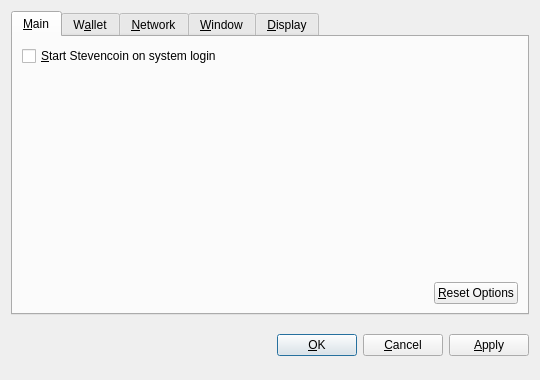
<?xml version="1.0" encoding="UTF-8"?>
<ui version="4.0">
 <class>OptionsDialog</class>
 <widget class="QDialog" name="OptionsDialog">
  <property name="geometry">
   <rect>
    <x>0</x>
    <y>0</y>
    <width>540</width>
    <height>380</height>
   </rect>
  </property>
  <property name="windowTitle">
   <string>Options</string>
  </property>
  <property name="modal">
   <bool>true</bool>
  </property>
  <layout class="QVBoxLayout" name="verticalLayout">
   <item>
    <widget class="QTabWidget" name="tabWidget">
     <property name="tabPosition">
      <enum>QTabWidget::North</enum>
     </property>
     <property name="currentIndex">
      <number>0</number>
     </property>
     <widget class="QWidget" name="tabMain">
      <attribute name="title">
       <string>&amp;Main</string>
      </attribute>
      <layout class="QVBoxLayout" name="verticalLayout_Main">
       <item>
        <widget class="QCheckBox" name="bitcoinAtStartup">
         <property name="toolTip">
          <string>Automatically start Stevencoin after logging in to the system.</string>
         </property>
         <property name="text">
          <string>&amp;Start Stevencoin on system login</string>
         </property>
        </widget>
       </item>
       <item>
        <spacer name="verticalSpacer_Main">
         <property name="orientation">
          <enum>Qt::Vertical</enum>
         </property>
         <property name="sizeHint" stdset="0">
          <size>
           <width>20</width>
           <height>40</height>
          </size>
         </property>
        </spacer>
       </item>
       <item>
        <layout class="QHBoxLayout" name="horizontalLayout_2_Main">
         <item>
          <spacer name="horizontalSpacer_2_Main">
           <property name="orientation">
            <enum>Qt::Horizontal</enum>
           </property>
           <property name="sizeHint" stdset="0">
            <size>
             <width>40</width>
             <height>20</height>
            </size>
           </property>
          </spacer>
         </item>
         <item>
          <widget class="QPushButton" name="resetButton">
           <property name="toolTip">
            <string>Reset all client options to default.</string>
           </property>
           <property name="text">
            <string>&amp;Reset Options</string>
           </property>
           <property name="autoDefault">
            <bool>false</bool>
           </property>
          </widget>
         </item>
        </layout>
       </item>
      </layout>
     </widget>
     <widget class="QWidget" name="tabWallet">
      <attribute name="title">
       <string>W&amp;allet</string>
      </attribute>
      <layout class="QVBoxLayout" name="verticalLayout_Network">
       <item>
        <widget class="QLabel" name="transactionFeeInfoLabel">
         <property name="text">
          <string>Optional transaction fee per kB that helps make sure your transactions are processed quickly. Most transactions are 1 kB.</string>
         </property>
         <property name="textFormat">
          <enum>Qt::PlainText</enum>
         </property>
         <property name="wordWrap">
          <bool>true</bool>
         </property>
        </widget>
       </item>
       <item>
        <layout class="QHBoxLayout" name="horizontalLayout_1_Main">
         <item>
          <widget class="QLabel" name="transactionFeeLabel">
           <property name="text">
            <string>Pay transaction &amp;fee</string>
           </property>
           <property name="textFormat">
            <enum>Qt::PlainText</enum>
           </property>
           <property name="buddy">
            <cstring>transactionFee</cstring>
           </property>
          </widget>
         </item>
         <item>
          <widget class="BitcoinAmountField" name="transactionFee"/>
         </item>
         <item>
          <spacer name="horizontalSpacer_1_Main">
           <property name="orientation">
            <enum>Qt::Horizontal</enum>
           </property>
           <property name="sizeHint" stdset="0">
            <size>
             <width>40</width>
             <height>20</height>
            </size>
           </property>
          </spacer>
         </item>
        </layout>
       </item>
       <item>
        <widget class="QLabel" name="label">
         <property name="text">
          <string>If you disable the spending of unconfirmed change, the change from a transaction cannot be used until that transaction has at least one confirmation. This also affects how your balance is computed.</string>
         </property>
         <property name="wordWrap">
          <bool>true</bool>
         </property>
        </widget>
       </item>
       <item>
        <widget class="QCheckBox" name="spendZeroConfChange">
         <property name="text">
          <string>Spend unconfirmed change  (experts only)</string>
         </property>
        </widget>
       </item>
       <item>
        <spacer name="verticalSpacer">
         <property name="orientation">
          <enum>Qt::Vertical</enum>
         </property>
         <property name="sizeHint" stdset="0">
          <size>
           <width>20</width>
           <height>40</height>
          </size>
         </property>
        </spacer>
       </item>
      </layout>
     </widget>
     <widget class="QWidget" name="tabNetwork">
      <attribute name="title">
       <string>&amp;Network</string>
      </attribute>
      <layout class="QVBoxLayout" name="verticalLayout_Network">
       <item>
        <widget class="QCheckBox" name="mapPortUpnp">
         <property name="toolTip">
          <string>Automatically open the Stevencoin client port on the router. This only works when your router supports UPnP and it is enabled.</string>
         </property>
         <property name="text">
          <string>Map port using &amp;UPnP</string>
         </property>
        </widget>
       </item>
       <item>
        <widget class="QCheckBox" name="connectSocks">
         <property name="toolTip">
          <string>Connect to the Stevencoin network through a SOCKS proxy (e.g. when connecting through Tor).</string>
         </property>
         <property name="text">
          <string>&amp;Connect through SOCKS proxy:</string>
         </property>
        </widget>
       </item>
       <item>
        <layout class="QHBoxLayout" name="horizontalLayout_Network">
         <item>
          <widget class="QLabel" name="proxyIpLabel">
           <property name="text">
            <string>Proxy &amp;IP:</string>
           </property>
           <property name="textFormat">
            <enum>Qt::PlainText</enum>
           </property>
           <property name="buddy">
            <cstring>proxyIp</cstring>
           </property>
          </widget>
         </item>
         <item>
          <widget class="QValidatedLineEdit" name="proxyIp">
           <property name="maximumSize">
            <size>
             <width>140</width>
             <height>16777215</height>
            </size>
           </property>
           <property name="toolTip">
            <string>IP address of the proxy (e.g. 127.0.0.1)</string>
           </property>
          </widget>
         </item>
         <item>
          <widget class="QLabel" name="proxyPortLabel">
           <property name="text">
            <string>&amp;Port:</string>
           </property>
           <property name="textFormat">
            <enum>Qt::PlainText</enum>
           </property>
           <property name="buddy">
            <cstring>proxyPort</cstring>
           </property>
          </widget>
         </item>
         <item>
          <widget class="QLineEdit" name="proxyPort">
           <property name="maximumSize">
            <size>
             <width>55</width>
             <height>16777215</height>
            </size>
           </property>
           <property name="toolTip">
            <string>Port of the proxy (e.g. 9050)</string>
           </property>
          </widget>
         </item>
         <item>
          <widget class="QLabel" name="socksVersionLabel">
           <property name="text">
            <string>SOCKS &amp;Version:</string>
           </property>
           <property name="textFormat">
            <enum>Qt::PlainText</enum>
           </property>
           <property name="buddy">
            <cstring>socksVersion</cstring>
           </property>
          </widget>
         </item>
         <item>
          <widget class="QValueComboBox" name="socksVersion">
           <property name="toolTip">
            <string>SOCKS version of the proxy (e.g. 5)</string>
           </property>
          </widget>
         </item>
         <item>
          <spacer name="horizontalSpacer_Network">
           <property name="orientation">
            <enum>Qt::Horizontal</enum>
           </property>
           <property name="sizeHint" stdset="0">
            <size>
             <width>40</width>
             <height>20</height>
            </size>
           </property>
          </spacer>
         </item>
        </layout>
       </item>
       <item>
        <spacer name="verticalSpacer_Network">
         <property name="orientation">
          <enum>Qt::Vertical</enum>
         </property>
         <property name="sizeHint" stdset="0">
          <size>
           <width>20</width>
           <height>40</height>
          </size>
         </property>
        </spacer>
       </item>
      </layout>
     </widget>
     <widget class="QWidget" name="tabWindow">
      <attribute name="title">
       <string>&amp;Window</string>
      </attribute>
      <layout class="QVBoxLayout" name="verticalLayout_Window">
       <item>
        <widget class="QCheckBox" name="minimizeToTray">
         <property name="toolTip">
          <string>Show only a tray icon after minimizing the window.</string>
         </property>
         <property name="text">
          <string>&amp;Minimize to the tray instead of the taskbar</string>
         </property>
        </widget>
       </item>
       <item>
        <widget class="QCheckBox" name="minimizeOnClose">
         <property name="toolTip">
          <string>Minimize instead of exit the application when the window is closed. When this option is enabled, the application will be closed only after selecting Quit in the menu.</string>
         </property>
         <property name="text">
          <string>M&amp;inimize on close</string>
         </property>
        </widget>
       </item>
       <item>
        <spacer name="verticalSpacer_Window">
         <property name="orientation">
          <enum>Qt::Vertical</enum>
         </property>
         <property name="sizeHint" stdset="0">
          <size>
           <width>20</width>
           <height>40</height>
          </size>
         </property>
        </spacer>
       </item>
      </layout>
     </widget>
     <widget class="QWidget" name="tabDisplay">
      <attribute name="title">
       <string>&amp;Display</string>
      </attribute>
      <layout class="QVBoxLayout" name="verticalLayout_Display">
       <item>
        <layout class="QHBoxLayout" name="horizontalLayout_1_Display">
         <item>
          <widget class="QLabel" name="langLabel">
           <property name="text">
            <string>User Interface &amp;language:</string>
           </property>
           <property name="textFormat">
            <enum>Qt::PlainText</enum>
           </property>
           <property name="buddy">
            <cstring>lang</cstring>
           </property>
          </widget>
         </item>
         <item>
          <widget class="QValueComboBox" name="lang">
           <property name="toolTip">
            <string>The user interface language can be set here. This setting will take effect after restarting Stevencoin.</string>
           </property>
          </widget>
         </item>
        </layout>
       </item>
       <item>
        <layout class="QHBoxLayout" name="horizontalLayout_2_Display">
         <item>
          <widget class="QLabel" name="unitLabel">
           <property name="text">
            <string>&amp;Unit to show amounts in:</string>
           </property>
           <property name="textFormat">
            <enum>Qt::PlainText</enum>
           </property>
           <property name="buddy">
            <cstring>unit</cstring>
           </property>
          </widget>
         </item>
         <item>
          <widget class="QValueComboBox" name="unit">
           <property name="toolTip">
            <string>Choose the default subdivision unit to show in the interface and when sending coins.</string>
           </property>
          </widget>
         </item>
        </layout>
       </item>
       <item>
        <widget class="QCheckBox" name="displayAddresses">
         <property name="toolTip">
          <string>Whether to show Stevencoin addresses in the transaction list or not.</string>
         </property>
         <property name="text">
          <string>&amp;Display addresses in transaction list</string>
         </property>
        </widget>
       </item>
       <item>
        <widget class="QCheckBox" name="coinControlFeatures">
         <property name="toolTip">
          <string>Whether to show coin control features or not.</string>
         </property>
         <property name="text">
          <string>Display coin &amp;control features (experts only!)</string>
         </property>
        </widget>
       </item>
       <item>
        <spacer name="verticalSpacer_Display">
         <property name="orientation">
          <enum>Qt::Vertical</enum>
         </property>
         <property name="sizeHint" stdset="0">
          <size>
           <width>20</width>
           <height>40</height>
          </size>
         </property>
        </spacer>
       </item>
      </layout>
     </widget>
    </widget>
   </item>
   <item>
    <layout class="QHBoxLayout" name="horizontalLayout_Buttons">
     <item>
      <spacer name="horizontalSpacer_1">
       <property name="orientation">
        <enum>Qt::Horizontal</enum>
       </property>
       <property name="sizeHint" stdset="0">
        <size>
         <width>40</width>
         <height>48</height>
        </size>
       </property>
      </spacer>
     </item>
     <item>
      <widget class="QLabel" name="statusLabel">
       <property name="font">
        <font>
         <weight>75</weight>
         <bold>true</bold>
        </font>
       </property>
       <property name="text">
        <string/>
       </property>
       <property name="textFormat">
        <enum>Qt::PlainText</enum>
       </property>
       <property name="wordWrap">
        <bool>true</bool>
       </property>
      </widget>
     </item>
     <item>
      <spacer name="horizontalSpacer_2">
       <property name="orientation">
        <enum>Qt::Horizontal</enum>
       </property>
       <property name="sizeHint" stdset="0">
        <size>
         <width>40</width>
         <height>48</height>
        </size>
       </property>
      </spacer>
     </item>
     <item>
      <widget class="QPushButton" name="okButton">
       <property name="text">
        <string>&amp;OK</string>
       </property>
      </widget>
     </item>
     <item>
      <widget class="QPushButton" name="cancelButton">
       <property name="text">
        <string>&amp;Cancel</string>
       </property>
       <property name="autoDefault">
        <bool>false</bool>
       </property>
      </widget>
     </item>
     <item>
      <widget class="QPushButton" name="applyButton">
       <property name="text">
        <string>&amp;Apply</string>
       </property>
       <property name="autoDefault">
        <bool>false</bool>
       </property>
      </widget>
     </item>
    </layout>
   </item>
  </layout>
 </widget>
 <customwidgets>
  <customwidget>
   <class>BitcoinAmountField</class>
   <extends>QSpinBox</extends>
   <header>bitcoinamountfield.h</header>
  </customwidget>
  <customwidget>
   <class>QValueComboBox</class>
   <extends>QComboBox</extends>
   <header>qvaluecombobox.h</header>
  </customwidget>
  <customwidget>
   <class>QValidatedLineEdit</class>
   <extends>QLineEdit</extends>
   <header>qvalidatedlineedit.h</header>
  </customwidget>
 </customwidgets>
 <resources/>
 <connections/>
</ui>
